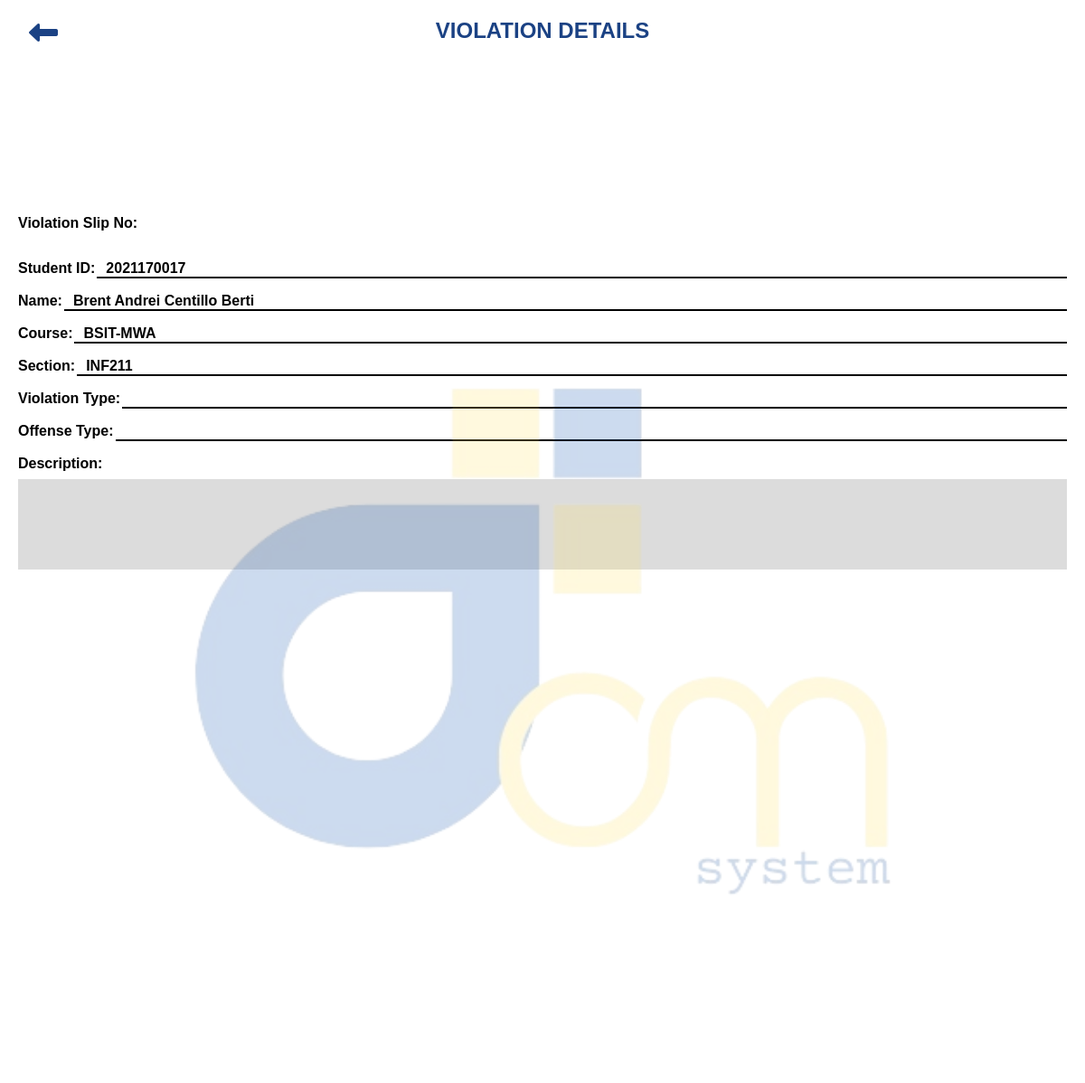
The page /do_app/violation-slip.php (signed in) on the database its author committed.
### tables this page shows
CREATE TABLE `student_db` (
  `student_id` varchar(250) NOT NULL,
  `f_name` varchar(250) NOT NULL,
  `m_name` varchar(250) NOT NULL,
  `l_name` varchar(250) NOT NULL,
  `department` varchar(250) NOT NULL,
  `section` mediumtext NOT NULL,
  `course` varchar(250) NOT NULL,
  `email` varchar(250) NOT NULL,
  `gender` varchar(250) NOT NULL,
  `password` varchar(250) NOT NULL,
  `account_status` varchar(250) NOT NULL DEFAULT 'active'
);

### do_app/php/fetch_student_data.php (called while the page is built, shortened)
<?php
$query = "SELECT * FROM student_db WHERE student_id = $student_id";
$result = mysqli_query($conn, $query);
if ($result && mysqli_num_rows($result) > 0) {
    $row = mysqli_fetch_assoc($result);
    $f_name = $row['f_name'];
    $m_name = $row['m_name'];
    $l_name = $row['l_name'];
    $section = $row['section'];
    $course = $row['course'];
}

### do_app/violation-slip.php (the view, shortened to what this page needs)
<?php
include('../database/database_conn.php');
$student_id = $_SESSION['student_id'];
include('php/fetch_student_data.php');
$major_id = isset($_GET['major_id']) ? urlencode($_GET['major_id']) : null;
$minor_id = isset($_GET['minor_id']) ? urlencode($_GET['minor_id']) : null;
?>
<!DOCTYPE html>
<html lang="en">
<head>
    <link rel="stylesheet" href="https://cdnjs.cloudflare.com/ajax/libs/font-awesome/6.2.1/css/all.min.css">
    <link rel="stylesheet" href="css/violation-slip.css">
</head>
<body>
    <header>
        <a href="<?php if (!empty($major_id)) {
                        echo $back_major;
                    } elseif (!empty($minor_id)) {
                        echo $back_minor;
                    }
                    ?>"><i class="fa-solid fa-left-long"></i></a>
        <h2>VIOLATION DETAILS</h2>
    </header>
    <div class="container">
        <img src="images/DOMS_logo.png" alt="">
        <div class="info">
            <div class="upper">
                <h4>Violation Slip No:&nbsp&nbsp <span><?php echo htmlspecialchars($major_id ?? $minor_id); ?></span></h4>
            </div>
            <div class="mid">
                <div class="input-wrap">
                    <label for="student-id">Student ID:</label>
                    <input type="text" name="student-id" value="<?php echo htmlspecialchars($student_id); ?>">
                </div>
                <div class="input-wrap">
                    <label for="name">Name:</label>
                    <input type="text" name="name" value="<?php echo htmlspecialchars($f_name . ' ' . $m_name . ' ' . $l_name); ?>">
                </div>
                <div class="input-wrap">
                    <label for="course">Course:</label>
                    <input type="text" name="course" value="<?php echo htmlspecialchars($course); ?>">
                </div>
                <div class="input-wrap">
                    <label for="section">Section:</label>
                    <input type="text" name="section" value="<?php echo htmlspecialchars($section); ?>">
                </div>
                <div class="input-wrap">
                    <label for="violation">Violation Type:</label>
                    <input type="text" name="violation" value="<?php echo htmlspecialchars($violation_type); ?>">
                </div>
                <div class="input-wrap">
                    <label for="offense">Offense Type:</label>
                    <input type="text" name="offense" value="<?php echo htmlspecialchars($offense_type); ?>">
                </div>
                <label for="description">Description:</label>
                <textarea name="description" id=""><?php echo htmlspecialchars($description); ?></textarea>
            </div>
        </div>
    </div>
</body>
</html>

### do_app/css/violation-slip.css (style rules this page uses)
:root { --div-primary-color: #1B4284; --div-hover-color: #D40000; --div-button-color:#FCD116; --text-color: rgb(84, 95, 110); }
body { width: 100%; height: 100vh; display: flex; flex-direction: column; }
* { box-sizing: border-box; font-family: "Poppins", sans-serif; text-decoration: none; margin: 0; padding: 0; outline: none; }
header { padding: 20px 40px; color: var(--div-primary-color); text-align: center; }
header a { position: absolute; left: 2rem; color: var(--div-primary-color); }
header i { font-size: 2rem; }
img { position: absolute; width: 80%; left: 50%; opacity: .2; z-index: 0; transform: translateX(-50%); }

### rows shown on the page
student_db: name "Brent Andrei Centillo Berti", course "BSIT-MWA", section "INF211"
